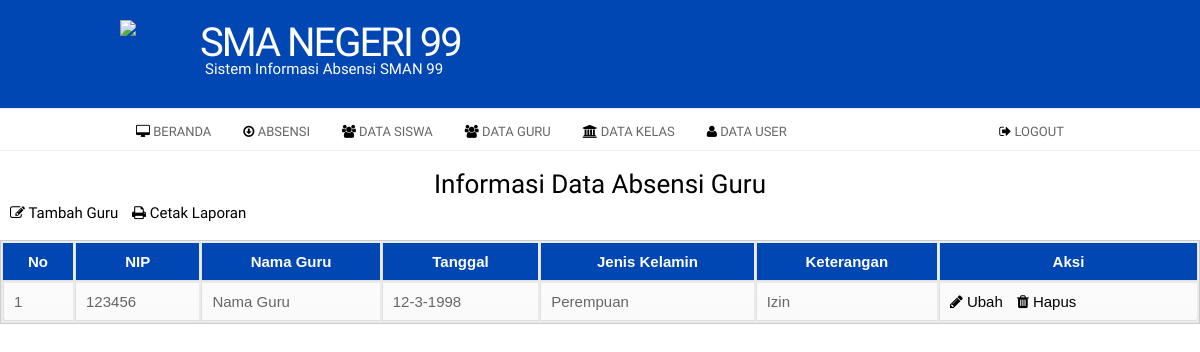
The page /index.php?page=guru (signed in) on the database its author committed.
### tables this page shows
CREATE TABLE `tb_guru` (
  `id` int(11) NOT NULL,
  `nip` int(15) NOT NULL,
  `nama` varchar(50) NOT NULL,
  `tanggal` varchar(50) NOT NULL,
  `jenis_kelamin` enum('Laki-Laki','Perempuan') NOT NULL,
  `keterangan` enum('Hadir','Sakit','Izin','Alpa') NOT NULL
);

### page/admin/guru/guru.php (the view, shortened to what this page needs)
<h2 align="center">Informasi Data Absensi Guru</h2>
<a class="tambah" href="?page=guru&aksi=tambah"><i class="fa fa-edit fa"></i> Tambah Guru</a>
<a class="cetak" href="./laporan/laporan_guru.php"><i class="fa fa-print fa"></i> Cetak Laporan</a>
<link rel="stylesheet" type="text/css" href="assets/css/tabel.css">
<div align="center"><br>
                            <table>
                                    <thead>
                                        <tr>
                                            <th>No</th>
                                            <th>NIP</th>
                                            <th>Nama Guru</th>
                                            <th>Tanggal</th>
                                            <th>Jenis Kelamin</th>
                                            <th>Keterangan</th>
                                            <th>Aksi</th>
                                        </tr>
                                    </thead>
                                    <tbody>
                                        <?php
                                            $no = 1;
                                            $sql = $koneksi->query("select * from tb_guru");
                                            while ($data = $sql->fetch_assoc()) {
                                        ?>
                                        <tr>
                                            <td><?php echo $no++; ?></td>
                                            <td><?php echo $data['nip'];?></td>
                                            <td><?php echo $data['nama'];?></td>
                                            <td><?php echo $data['tanggal'];?></td>
                                            <td><?php echo $data['jenis_kelamin'];?></td>
                                            <td><?php echo $data['keterangan'];?></td>
                                            <td>
                                                <a href="?page=guru&aksi=ubah&id=<?php echo $data['id']; ?>"><i class="fa fa-pencil fa"></i> Ubah</a>
                                                <a onclick="return confirm('Anda Yakin Ingin Menghapus Guru Ini ?')" href="?page=guru&aksi=hapus&id=<?php echo $data['id']; ?>"><i class="fa fa-trash fa" style="margin-left: 10px;"></i> Hapus</a>
                                            </td>
                                        </tr>
                                        <?php } ?>
                                    </tbody>
                                </table>

### assets/css/style.css (style rules this page uses)
* { box-sizing: border-box; }
body { font-family: 'arial'; padding: 10px; }

### assets/css/custom.css (style rules this page uses)
body { background: #fff; margin:0; padding:0; font-family: 'Pontano Sans', Arial, Helvetica, sans-serif; font-size: 15px; color: #666; }
* { margin:0; padding:0; }
table { width: 100%; text-align: left; }
th, td { padding: 10px 10px; }
th { color: #666; background: #ccc none repeat-x scroll left top; }
td { border-bottom: 1px solid #ccc; }
a { color: #000; }
h2 { color: #000; font-size: 26px; letter-spacing: 0px; font-weight: normal; padding: 0 0 5px; margin: 0; font-family: 'Pontano Sans', Arial, sans-serif; }

### assets/css/tabel.css (style rules this page uses)
table { font-family: Arial, Helvetica; background: #eaebec; border: 1px solid #ccc; width: 100%; }
table th { color: white; padding: 10px; border-left: 1px solid #e0e0e0; border-bottom: 1px solid #e0e0e0; background: #0047b3; }
table th:first-child { border-left: none; }
table tr { text-align: center; padding-left: 20px; }
table td { text-align: left; padding: 10px; width: border-top: 1px solid #ffffff; border-bottom: 1px solid #e0e0e0; border-left: 1px solid #e0e0e0; background: #fafafa; background: -webkit-gradient(linear, left top, left bottom, from(#fbfbfb), to(#fafafa)); background: -moz-linear-gradient(top, #fbfbfb, #fafafa); }
table tr:last-child td:first-child { -moz-border-radius-bottom-left: 3px; -webkit-border-bottom-left-radius: 3px; border-bottom-left-radius: 3px; }
table tr:last-child td:last-child { -moz-border-radius-bottom-right: 3px; -webkit-border-bottom-right-radius: 3px; border-bottom-right-radius: 3px; }

### page/admin/guru/guru.php (style rules this page uses)
a { text-decoration: none; }
.tambah { text-decoration: none; margin-left: 10px; }
.cetak { text-decoration: none; margin-left: 10px; }

### rows shown on the page
tb_guru: nip "123456", nama "Nama Guru", tanggal "12-3-1998", jenis_kelamin "Perempuan", keterangan "Izin"
